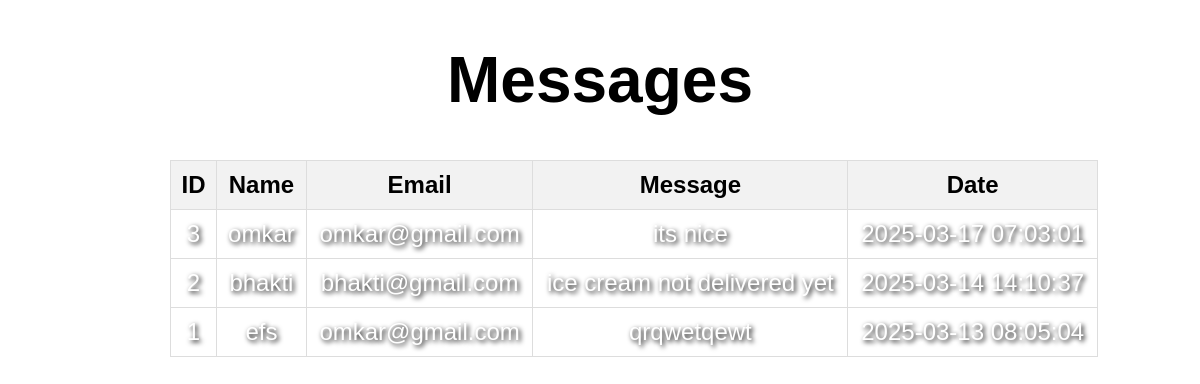
Page /view_messages.php on the committed database.
### tables this page shows
CREATE TABLE `messages` (
  `id` int(11) NOT NULL,
  `name` varchar(100) NOT NULL,
  `email` varchar(100) NOT NULL,
  `message` text NOT NULL,
  `created_at` timestamp NOT NULL DEFAULT current_timestamp()
);

### view_messages.php (the view, shortened to what this page needs)
<!DOCTYPE html>
<html lang="en">
<head>
    <link rel="stylesheet" href="view.css">
</head>
<body>
    <h1>Messages</h1>
    <table>
        <thead>
            <tr>
                <th>ID</th>
                <th>Name</th>
                <th>Email</th>
                <th>Message</th>
                <th>Date</th>
            </tr>
        </thead>
        <tbody>
            <?php
            $host = 'localhost';
            $dbname = 'users_db';
            $username = 'root';
            $password = '';
            try {
                $conn = new PDO("mysql:host=$host;dbname=$dbname", $username, $password);
                $conn->setAttribute(PDO::ATTR_ERRMODE, PDO::ERRMODE_EXCEPTION);
                $stmt = $conn->query("SELECT * FROM messages ORDER BY created_at DESC");
                $messages = $stmt->fetchAll(PDO::FETCH_ASSOC);
                if (count($messages) > 0) {
                    foreach ($messages as $message) {
                        echo "<tr>";
                        echo "<td>" . htmlspecialchars($message['id']) . "</td>";
                        echo "<td>" . htmlspecialchars($message['name']) . "</td>";
                        echo "<td>" . htmlspecialchars($message['email']) . "</td>";
                        echo "<td>" . htmlspecialchars($message['message']) . "</td>";
                        echo "<td>" . htmlspecialchars($message['created_at']) . "</td>";
                        echo "</tr>";
                    }
                } else {
                    echo "<tr><td colspan='5' style='text-align: center;'>No messages found.</td></tr>";
                }
            } catch (PDOException $e) {
                echo "<tr><td colspan='5' style='text-align: center;'>Error: " . $e->getMessage() . "</td></tr>";
            }
            ?>
        </tbody>
    </table>
</body>
</html>

### view.css (style rules this page uses)
body { font-family: Arial, sans-serif; background-image: url('images/adminbg1.jpeg'); background-size: cover; background-position: center; background-attachment: fixed; margin: 20px; }
h1 { text-align: center; font-size: 4rem; text-size-adjust: 200px; }
table { width: 80%; margin-left: 150px; background:transparent; backdrop-filter: blur(10px); border-collapse: collapse; margin-top: 20px; }
table, th, td { text-align: center; font-size: 1.5rem; border: 1px solid #ddd; }
th, td { padding: 10px; text-align: center; }
th { background-color: #f2f2f2; }
td { color: white; text-shadow: 2px 2px 5px rgba(0, 0, 0, 3.8); }

### rows in the picture
messages: id "3", name "omkar", email "omkar@gmail.com", message "its nice", created_at "2025-03-17 07:03:01"
messages: id "2", name "bhakti", email "bhakti@gmail.com", message "ice cream not delivered yet", created_at "2025-03-14 14:10:37"
messages: id "1", name "efs", email "omkar@gmail.com", message "qrqwetqewt", created_at "2025-03-13 08:05:04"
